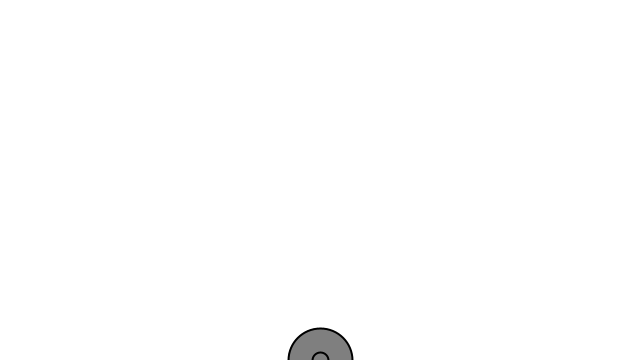
Frame 1 (no input)
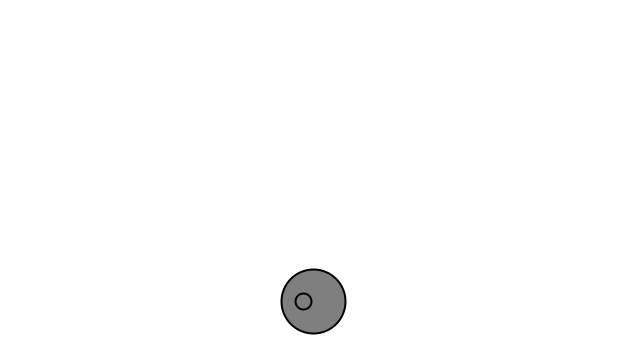
Frame 60 (the mouse pressed at the canvas centre just before this capture)
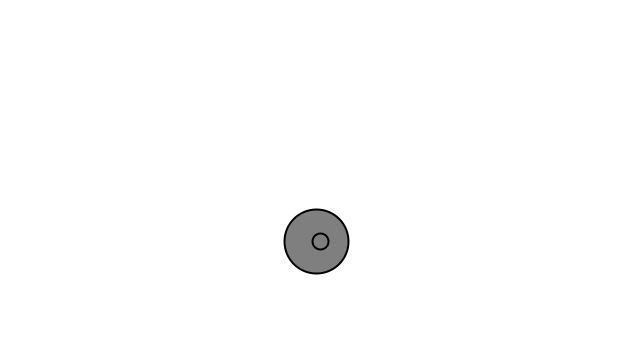
Frame 120 (the mouse held since frame 60 and released just before this capture)

The Processing sketch that drew these frames (run headless with seeded random() and noise(); from frame 60 on, the mouse is pressed at the canvas centre):

// Processing sketch: bubble_class_multiple2
// ── bubble_class_multiple2.pde
//goes with video 8.4
//Code train

Bubble b1;
Bubble b2; 

void setup(){
  size(640, 360);
  b1 = new Bubble(64);
  b2 = new Bubble(16);
}

void draw(){
  background(255);
  b1.display();
  b1.ascend();
  b1.top();
  
  b2.display();
  b2.ascend();
  b2.top();
}

// ── Bubble.pde
class Bubble {

  float x;
  float y;
  float diameter; 
  
  //constructer
  Bubble(float tempD) {
    //data
    x = width/2;
    y = height;
    diameter = tempD; 
  }


  void ascend() {
    y--;
    x = x + random(-2, 2);
  }

  void display() {
    stroke(0);
    strokeWeight(2);
    fill(127);
    ellipse(x, y, diameter, diameter);
  }



  void top() {
    if (y < diameter/2) {
      y = diameter/2;
    }
  }
}
